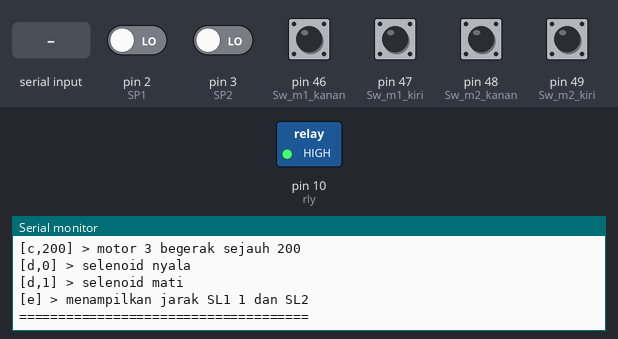
Recording of a sketch running on a simulated Arduino Mega 2560, built with avr-gcc and run on an emulated ATmega2560. Shown: switched loads named in the sketch (green lamp = pin HIGH), the last lines printed to the serial monitor. The inputs (shaded band) are chosen by the test bench; at power-on: pin 46 (Sw_m1_kanan), pin 47 (Sw_m1_kiri), pin 48 (Sw_m2_kanan), pin 49 (Sw_m2_kiri) HIGH, pin 2 (SP1), pin 3 (SP2) LOW.

Above: at 1.2 s.
1.3 s: pin 2 (SP1) driven HIGH
At 2.6 s:
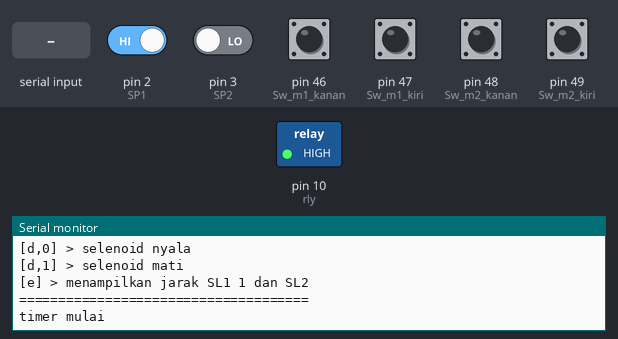
2.9 s: pin 3 (SP2) driven HIGH
At 3.38 s:
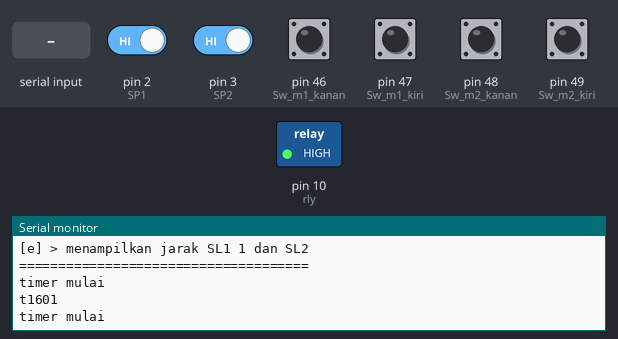

Measured:
- after the input at 1.3 s, the serial monitor: prints a new line after 0.12 s (image 1)
- after the input at 2.9 s, the serial monitor: prints a new line after 0.32 s (image 2)

The sketch:

Flecher_Troly_1.0.ino
```cpp
#include <AccelStepper.h>
#include <SharpIR.h>

#define IR1 A1 // define signal pin
#define IR2 A2 // define signal pin
// buat limitSwitch
#define Sw_m1_kanan  46
#define Sw_m1_kiri  47

#define Sw_m2_kanan  48
#define Sw_m2_kiri  49

#define model1 20150 // for GP2Y0A21YK0F  used 1080
#define model2 20150 // for GP2Y0A21YK0F  used 1080
// Sharp IR code for Robojax.com
// ir: the pin where your sensor is attached
// model: an int that determines your sensor:  1080 for GP2Y0A21Y
//                                            20150 for GP2Y0A02Y
//                                            430 for GP2Y0A41SK
/*
  2 to 15 cm GP2Y0A51SK0F  use 1080
  4 to 30 cm GP2Y0A41SK0F / GP2Y0AF30 series  use 430
  10 to 80 cm GP2Y0A21YK0F  use 1080
  10 to 150 cm GP2Y0A60SZLF use 10150
  20 to 150 cm GP2Y0A02YK0F use 20150
  100 to 550 cm GP2Y0A710K0F  use 100550

*/
int bcdata = 30, flag = 0;
int a = 128;
int s1 [40];
int s2 [40];

int hitungs1, hitungs2;
SharpIR SharpIR1(IR1, model1);
SharpIR SharpIR2(IR2, model2);
//SharpIR SharpIR(IR, model);


byte SP1 = 2;
byte SP2 = 3;
int rly = 10;

int dis1, dis2;


float sj1 = 0, sj2 = 0;
boolean timer = false;

unsigned long startTime;
unsigned long endTime;
unsigned long duration;
byte timerRunning;

//motortipe, step, dir
AccelStepper stepper1 = AccelStepper(1, 5, 4);
AccelStepper stepper2 = AccelStepper(1, 7, 6);
AccelStepper stepper3 = AccelStepper(1, 9, 8);

// ====================================================
//                PARSING DATA SERIAL (string & int)
// ====================================================

String dataIn;
String dt[10];
boolean parsing = false;

void bctimer();
void parsingData();
void bacajarak();


void setup()
{
  pinMode (SP1, INPUT);
  pinMode (SP2, INPUT);
  pinMode (rly, OUTPUT);

  pinMode (Sw_m1_kanan, INPUT_PULLUP);
  pinMode (Sw_m1_kiri, INPUT_PULLUP);
  pinMode (Sw_m2_kanan, INPUT_PULLUP);
  pinMode (Sw_m2_kiri, INPUT_PULLUP);

  Serial.begin(115200);

  digitalWrite(rly, HIGH);
  stepper1.setMaxSpeed(1000.0);
  stepper1.setAcceleration(1000.0);

  stepper2.setMaxSpeed(1000.0);
  stepper2.setAcceleration(1000.0);

  stepper3.setMaxSpeed(1000.0);
  stepper3.setAcceleration(1000.0);
  dataIn = "";

  Serial.println("Cara penggunaan");
  Serial.println("[a,200] > motor 1 begerak sejauh 200");
  Serial.println("[b,200] > motor 2 begerak sejauh 200");
  Serial.println("[c,200] > motor 3 begerak sejauh 200");
  Serial.println("[d,0] > selenoid nyala");
  Serial.println("[d,1] > selenoid mati");
  Serial.println("[e] > menampilkan jarak SL1 1 dan SL2");

  Serial.println("=====================================");

}

char data;
String ambil, buffdt;
int posisi1, posisi2, posisi3;
float ns1, ns2;
int rly1, rly2;
int sw1, sw2, sw3, sw4;

void loop()
{
  //posisi1=0;
  sw1 = digitalRead(Sw_m1_kanan);
  sw2 = digitalRead(Sw_m1_kiri);
  sw3 = digitalRead(Sw_m2_kanan);
  sw4 = digitalRead(Sw_m2_kiri);

  //    Serial.print("Sw_m2_kanan = " );
  //    Serial.println(sw3);
  //    Serial.print("Sw_m2_kiri = ");
  //    Serial.println(sw4);
  bctimer();
  delay(200);
  if (duration >= 100)
  {
    Serial.print("t");
    Serial.println(duration);
    duration = 0;
  }

  if (Serial.available() > 0)
  {
    char inChar = (char)Serial.read();
    dataIn += inChar;
    if (inChar == '\n') {
      parsing = true;
    }
  }
  if (parsing)
  {
    parsingData();
    parsing = false;
    dataIn = "";
  }


  if (dt[0] == "a") {
    posisi1 = dt[1].toInt();
    Serial.print("Motor 1 bergerak sejauh = ");
    Serial.println(posisi1);
    dt[0] = "";
    Serial.println("=====================================");

  }
  if (dt[0] == "b") {
    posisi2 = (-1 * dt[1].toInt());
    Serial.print("Motor 2 bergerak sejauh = ");
    Serial.println(posisi2);
    dt[0] = "";
    Serial.println("=====================================");

  }
  if (dt[0] == "c") {
    posisi3 = (-1 * dt[1].toInt());
    Serial.print("Motor 3 bergerak sejauh = ");
    Serial.println(posisi3);
    dt[0] = "";
    Serial.println("=====================================");

  }
  if (dt[0] == "e") {
    Serial.println("jaraknya bro");
    bacajarak();
    dt[0] = "";
    Serial.println("=====================================");

  }
  if (dt[0] == "d") {
    int state_rly = dt[1].toInt();
    if (state_rly > 1) state_rly = 1;
    Serial.print("posisi relay = ");
    Serial.println(state_rly);
    digitalWrite(rly, state_rly);
    dt[0] = "";
    Serial.println("=====================================");

  }


  stepper1.moveTo(posisi1); //moveTo
  stepper2.moveTo(posisi2);
  stepper3.moveTo(posisi3);

  //stepper1.moveTo(langkah1);
  //      stepper2.moveTo(langkah2);
  //stepper1.run();
  //stepper2.run();
  hitungs1 = 0;
  hitungs2 = 0;
  //  if ( digitalRead(Sw_m1_kanan) == 0 || digitalRead(Sw_m1_kiri) == 0) {
  //
  //    int a = stepper1.currentPosition();
  //    Serial.print("pcc = ");
  //    Serial.println(a);
  //    stepper1.setSpeed(0);
  //    //    stepper1.stop();
  //    //    stepper1.moveTo(a);
  //    //    stepper1.runToPosition();
  //  }


  //stepper1.runToPosition(); //run
  //stepper2.runToPosition();
  stepper3.runToPosition();
  while ((stepper1.currentPosition() != posisi1) && (stepper1.distanceToGo() != 0)) {
    stepper1.run();

    if (digitalRead(Sw_m1_kanan) == 0 || digitalRead(Sw_m1_kiri) == 0) {
      stepper1.stop();
      posisi1 = stepper1.currentPosition();
      if (posisi1 > 0) {
        posisi1 = posisi1 - 500;
      }
      if (posisi1 < 0) {
        posisi1 = posisi1 + 500;
      }

      //stepper1.distanceToGo()==0;
      //stepper1.distanceToGo() = 0;
      //Serial.println("harusnya berhenti");
    }
  }
  while (stepper2.currentPosition() != posisi2) {
    stepper2.run();

    if (digitalRead(Sw_m2_kanan) == 0 || digitalRead(Sw_m2_kiri) == 0) {
      stepper2.stop();
      posisi2 = stepper2.currentPosition();
      //stepper1.distanceToGo() = 0;
      //Serial.println("harusnya berhenti");
    }
  }
}


void bctimer()
{

  if (digitalRead(SP1) == HIGH && timer == false) {

    timer = true ;
    startTime = millis(); //millis
    timerRunning = 1;
    Serial.println("timer mulai");

  }
  //if (timerRunning == 1 && digitalRead(SP2) == HIGH){
  if (digitalRead(SP2) == HIGH && timer == true) {


    endTime = millis();
    timerRunning = 0;
    duration = endTime - startTime;
    //    Serial.print("t");
    //    Serial.println(duration);
    //    Serial.println("timer mati");
    //    Serial.println("-----------------");
    timer = false;
  }
}

void bacajarak() {

  //  if (flag == a)
  //  {
  //    dis1 += SharpIR1.distance();
  //    //s1[i] = dis1;
  //    dis2 += SharpIR2.distance();
  //  //s2[i] = dis2;
  //    //flag++;
  //
  //    //for (int i = 0; i <= a; i = i + 1)
  //
  //    //hitungs1 = hitungs1 + s1[i];
  //    //hitungs2 = hitungs2 + s2[i];
  //    hitungs1 = dis1 / a;
  //    hitungs2 = dis2 / a;
  //    Serial.print("Mean distance1: ");  // returns it to the serial monitor
  //    Serial.println(hitungs1);
  //    Serial.print("Mean distance2: ");  // returns it to the serial monitor
  //    Serial.println(hitungs2);
  //    Serial.println("---------------------------------");
  //    dis1 = 0;
  //    dis2 = 0;
  //
  //    flag = 0;
  //  }

  //      dis1 = SharpIR1.distance();
  //      dis2 = SharpIR2.distance();


  for (int i = 0; i <= a; i = i + 1) {
    dis1 += SharpIR1.distance();
    dis2 += SharpIR2.distance();
    //
    //      s1[i] = dis1;
    //      s2[i] = dis2;
    //
    //      hitungs1 = hitungs1 + s1[i];
    //      hitungs2 = hitungs2 + s2[i];
    //      hitungs1 = hitungs1 / a;
    //      hitungs2 = hitungs2 / a;
  }

  hitungs1 = dis1 / a;
  hitungs2 = dis2 / a;
  Serial.print("SL1: ");  // returns it to the serial monitor
  Serial.println(hitungs1);
  Serial.print("SL2: ");  // returns it to the serial monitor
  Serial.println(hitungs2);
  dis1 = 0;
  dis2 = 0;


  //      Serial.print("SL1: ");  // returns it to the serial monitor
  //      Serial.println(hitungs1);
  //      Serial.print("SL2: ");  // returns it to the serial monitor
  //      Serial.println(hitungs2);
  //
  //      hitungs1 = 0;
  //      hitungs2 = 0;
  //
  //    for (int j = 0; j <= a; j = j + 1) {
  //      int dis2 = SharpIR2.distance();
  //      s2[j] = dis2;
  //      hitungs2 = hitungs2 + s2[j];
  //    }
  //    hitungs2 = hitungs2 / a;
  //    Serial.print("SL2: ");  // returns it to the serial monitor
  //    Serial.println(hitungs2);
  //
  //    hitungs2 = 0;
  //
  //  delay(10);


}

void parsingData()
{
  int j = 0;
  //kirim data yang telah diterima sebelumnya
  Serial.print("data masuk : ");
  Serial.print(dataIn);
  Serial.print("\n");
  //inisialisasi variabel, (reset isi variabel)
  dt[j] = "";
  //proses parsing data
  for (int i = 1; i < dataIn.length(); i++)
  {
    //pengecekan tiap karakter dengan karakter (#) dan (,)
    if ((dataIn[i] == ']') || (dataIn[i] == ',') || (dataIn[i] == '['))
    {
      //increment variabel j, digunakan untuk merubah index array penampung
      j++;
      dt[j] = ""; //inisialisasi variabel array dt[j]
    }
    else
    {
      //proses tampung data saat pengecekan karakter selesai.
      dt[j] = dt[j] + dataIn[i];
    }
  }


  //kirim data hasil parsing
//      Serial.print("data 0 : ");
//      Serial.print(dt[0]);
//      Serial.print("\n");
//      Serial.print("data 1 : ");
//      Serial.print(dt[1]);
  //    Serial.print("\n");
  //    Serial.print("data 3 : ");
  //    Serial.print(dt[2].toInt());
  //    Serial.print("\n");
  //    Serial.print("data 4 : ");
  //    Serial.print(dt[3].toInt());
  //    Serial.print("\n");
  //    Serial.print("data 5 : ");
  //    Serial.print(dt[4].toInt());
  //    Serial.print("\n\n");

}
```
